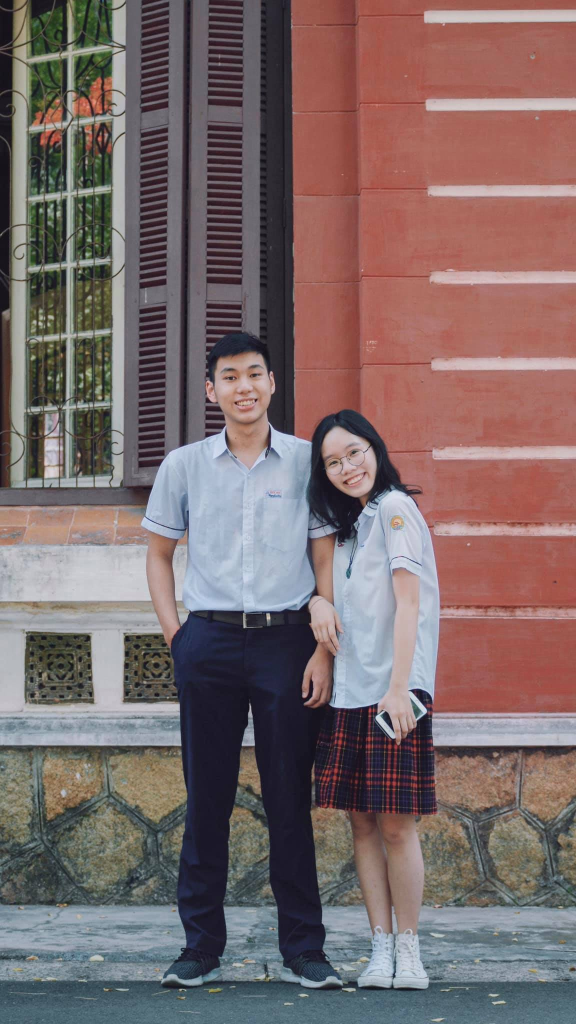
#> input picture image.jpg, 1152 x 2048 px, found by its file name (shown at 1/2 size)
$ python main.py
#> lines starting #> are read from the running program, lines starting #| are printed output that depends on the picture
import cv2
import os
import numpy as np
from PIL import Image, ImageDraw, ImageFont

CHAR_LIST = "$@B%8&WM#*oahkbdpqwmZO0QLCJUYXzcvunxrjft/\|()1{}[]?-_+~<>i!lI;:,\"^`'."

image_path = "D:\VScode\Python\ML\ASCII image\image.jpg"
directory = "D:\VScode\Python\ML\ASCII image\sub image"

os.chdir(directory)

image = cv2.imread(image_path,0)
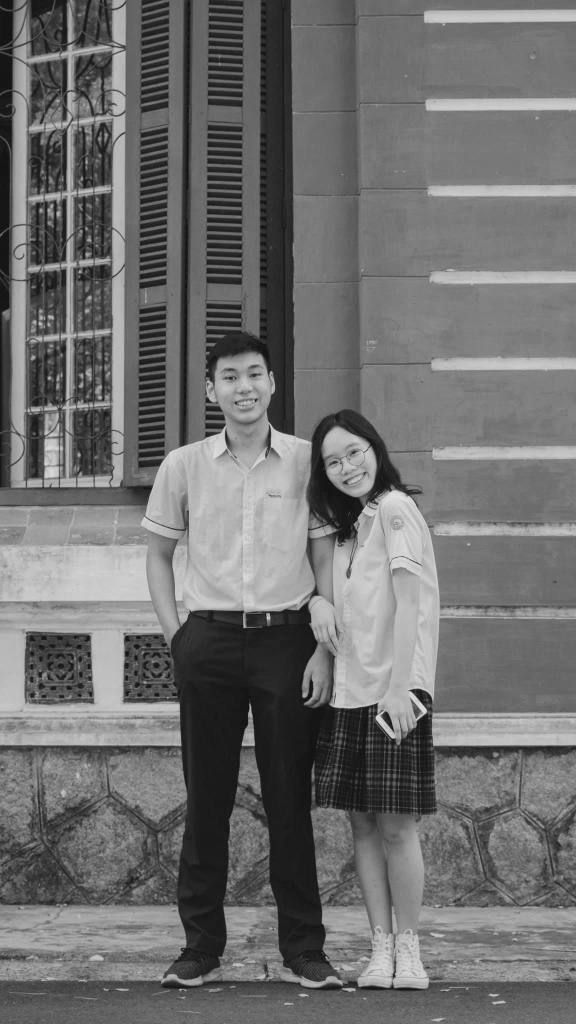
#> image: shape (2048, 1152) (shown at 1/2 size); min 4, max 236, mean 110.8
height, width = image.shape
#> height = 2048; width = 1152

def operate(num_col):
    ############### HEIGHT WIDTH
    num_cols = num_col*10
    cell_width = width / num_cols
    cell_height = cell_width * 2
    num_rows = int(height / cell_height)


    # cv2.imshow("IMAGE", image)
    # cv2.waitKey(0)

    #load Image file
    img = Image.new(mode="RGBA", size=(width,height), color='white')
    draw = ImageDraw.Draw(img)
    font=ImageFont.truetype('consola.ttf',int(4000/num_cols))

    for row in range(num_rows):
        for col in range(num_cols):
            sub_image = image[int(row*cell_height): int((row+1)*cell_height), int(col*cell_width): int((col+1)*cell_width)]
            index = int(np.mean(sub_image)/255*len(CHAR_LIST))
#> (the run stopped early here; a loop or call above may not have finished)
